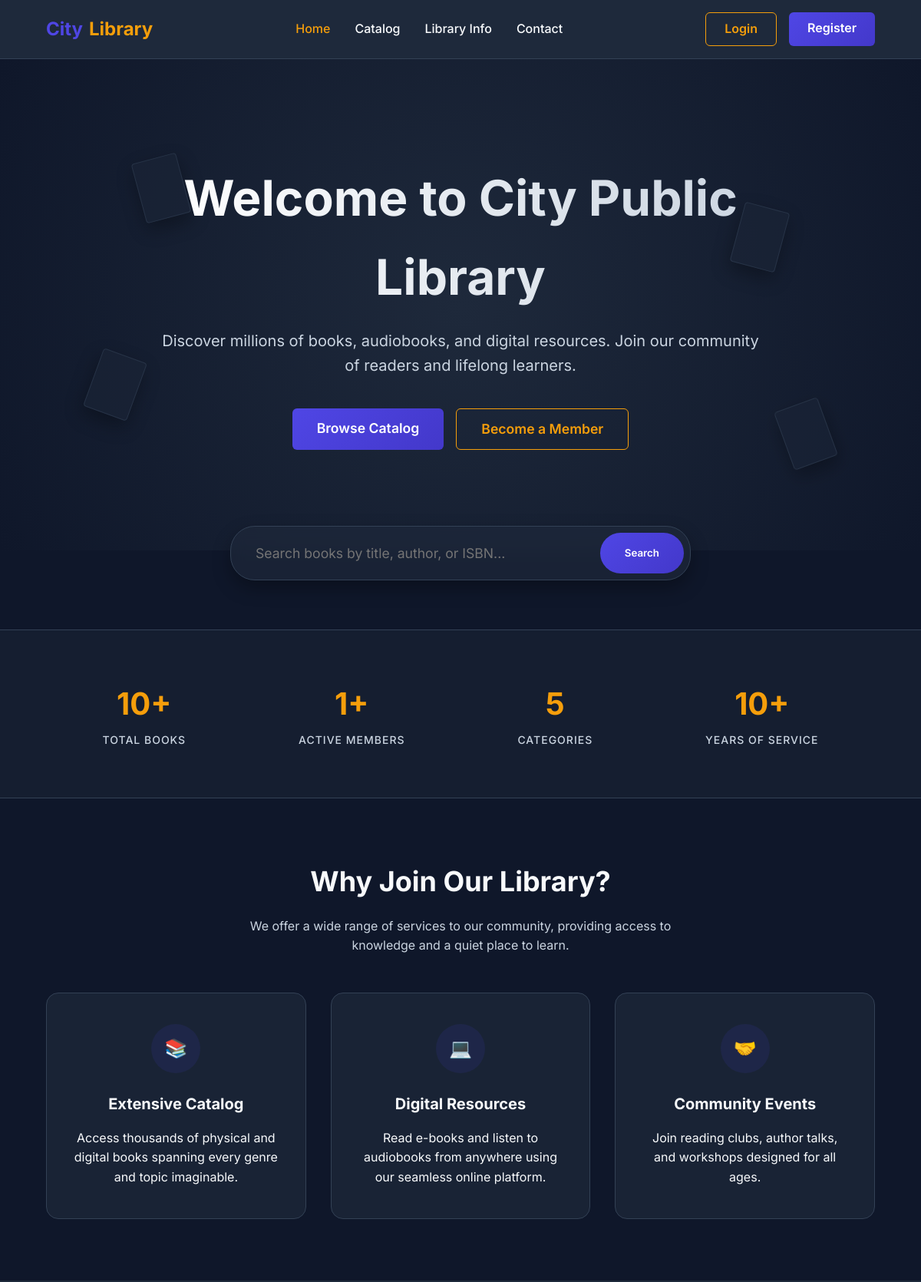
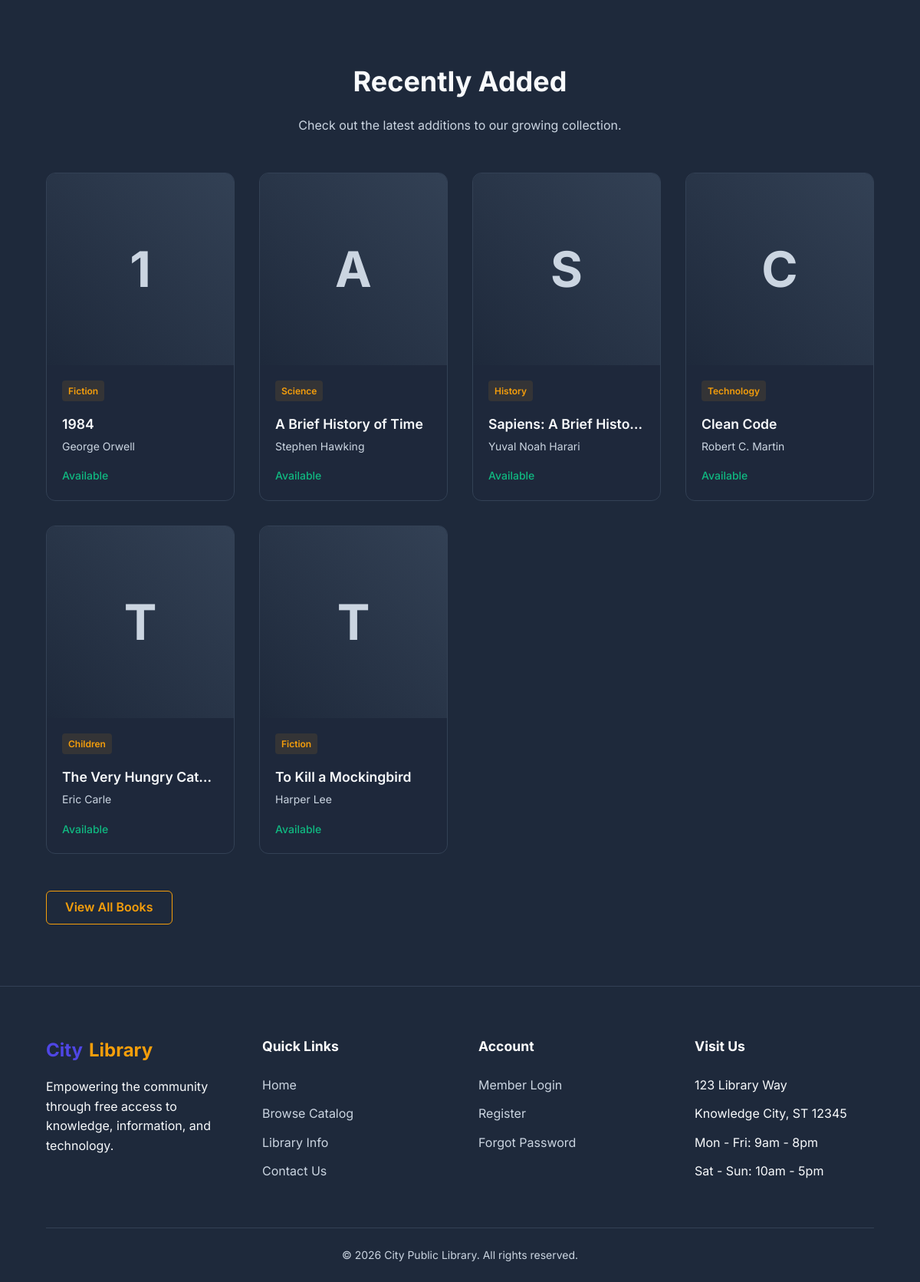
/guest/index.php, run on the app's committed database (2 pictures, top to bottom).
### tables this page shows
CREATE TABLE `system_settings` (
  `id` int(11) NOT NULL AUTO_INCREMENT,
  `setting_key` varchar(100) NOT NULL,
  `setting_value` text DEFAULT NULL,
  `updated_at` timestamp NOT NULL DEFAULT current_timestamp() ON UPDATE current_timestamp(),
  PRIMARY KEY (`id`),
  UNIQUE KEY `setting_key` (`setting_key`)
);

CREATE TABLE `books` (
  `id` int(11) NOT NULL AUTO_INCREMENT,
  `title` varchar(255) NOT NULL,
  `author` varchar(255) NOT NULL,
  `isbn` varchar(20) DEFAULT NULL,
  `category_id` int(11) NOT NULL,
  `publisher` varchar(255) DEFAULT NULL,
  `year` int(4) DEFAULT NULL,
  `total_copies` int(11) NOT NULL DEFAULT 1,
  `available_copies` int(11) NOT NULL DEFAULT 1,
  `shelf_location` varchar(50) DEFAULT NULL,
  `cover_image` varchar(255) DEFAULT NULL,
  `description` text DEFAULT NULL,
  `created_at` timestamp NOT NULL DEFAULT current_timestamp(),
  PRIMARY KEY (`id`),
  UNIQUE KEY `isbn` (`isbn`),
  KEY `category_id` (`category_id`),
  CONSTRAINT `books_ibfk_1` FOREIGN KEY (`category_id`) REFERENCES `categories` (`id`) ON DELETE CASCADE
);

CREATE TABLE `categories` (
  `id` int(11) NOT NULL AUTO_INCREMENT,
  `name` varchar(100) NOT NULL,
  `description` text DEFAULT NULL,
  `created_at` timestamp NOT NULL DEFAULT current_timestamp(),
  PRIMARY KEY (`id`),
  UNIQUE KEY `name` (`name`)
);

### config/db.php (called while the page is built, shortened)
<?php
function getSiteName(PDO $pdo): string {
    static $name = null;
    if ($name === null) {
        try {
            $stmt = $pdo->prepare("SELECT setting_value FROM system_settings WHERE setting_key='library_name' LIMIT 1");
            $stmt->execute();
            $name = $stmt->fetchColumn() ?: 'City Public Library';
        } catch (Exception $e) {
            $name = 'City Public Library';
        }
    }
    return $name;
}

### guest/index.php (the view, shortened to what this page needs)
<?php
require_once '../config/db.php';
$stats = [
    'books' => 0,
    'members' => 0,
    'categories' => 0,
    'years' => 10
];
try {
    $stmt = $pdo->query("SELECT COUNT(*) FROM books");
    $stats['books'] = $stmt->fetchColumn() ?: 12500;
    try {
        $stmt = $pdo->query("SELECT COUNT(*) FROM users WHERE role = 'member'");
        $stats['members'] = $stmt->fetchColumn() ?: 3400;
    } catch (Exception $e) { $stats['members'] = 3400; }
    try {
        $stmt = $pdo->query("SELECT COUNT(*) FROM categories");
        $stats['categories'] = $stmt->fetchColumn() ?: 45;
    } catch (Exception $e) { $stats['categories'] = 45; }
    $recent_books = [];
    try {
        $stmt = $pdo->query("SELECT b.*, c.name as category_name FROM books b LEFT JOIN categories c ON b.category_id = c.id ORDER BY b.created_at DESC LIMIT 6");
        $recent_books = $stmt->fetchAll(PDO::FETCH_ASSOC);
    } catch (Exception $e) {
    }
} catch (PDOException $e) {
}
?>
<!DOCTYPE html>
<html lang="en">
<head>
    <title><?= getSiteName($pdo) ?> - Home</title>
</head>
<body>
    <nav class="navbar">
        <a href="index.php" class="logo">City<span>Library</span></a>
        <div class="nav-links">
            <a href="index.php" class="active">Home</a>
            <a href="catalog.php">Catalog</a>
            <a href="library_info.php">Library Info</a>
            <a href="contact.php">Contact</a>
        </div>
        <div class="nav-actions">
            <a href="../login.php" class="btn btn-outline">Login</a>
            <a href="../register.php" class="btn btn-primary">Register</a>
        </div>
    </nav>
    <section class="hero">
        <div class="floating-book fb-1" style="--rot: -15deg"></div>
        <div class="floating-book fb-2" style="--rot: 20deg"></div>
        <div class="floating-book fb-3" style="--rot: 15deg"></div>
        <div class="floating-book fb-4" style="--rot: -20deg"></div>
        <div class="hero-content">
            <h1>Welcome to <?= getSiteName($pdo) ?></h1>
            <p>Discover millions of books, audiobooks, and digital resources. Join our community of readers and lifelong learners.</p>
            <div class="hero-btns">
                <a href="catalog.php" class="btn btn-primary btn-lg">Browse Catalog</a>
                <a href="../register.php" class="btn btn-outline btn-lg">Become a Member</a>
            </div>
        </div>
    </section>
    <form action="catalog.php" method="GET" class="quick-search">
        <input type="text" name="q" placeholder="Search books by title, author, or ISBN...">
        <button type="submit" class="btn btn-primary">Search</button>
    </form>
    <section class="stats-bar">
        <div class="stat-item">
            <div class="stat-num"><?= number_format($stats['books']) ?>+</div>
            <div class="stat-label">Total Books</div>
        </div>
        <div class="stat-item">
            <div class="stat-num"><?= number_format($stats['members']) ?>+</div>
            <div class="stat-label">Active Members</div>
        </div>
        <div class="stat-item">
            <div class="stat-num"><?= $stats['categories'] ?></div>
            <div class="stat-label">Categories</div>
        </div>
        <div class="stat-item">
            <div class="stat-num"><?= $stats['years'] ?>+</div>
            <div class="stat-label">Years of Service</div>
        </div>
    </section>
    <section class="section">
        <div class="section-header">
            <h2 class="section-title">Why Join Our Library?</h2>
            <p class="section-subtitle">We offer a wide range of services to our community, providing access to knowledge and a quiet place to learn.</p>
        </div>
        <div class="features-grid">
            <div class="feature-card">
                <div class="feature-icon">📚</div>
                <h3 class="feature-title">Extensive Catalog</h3>
                <p class="text-muted">Access thousands of physical and digital books spanning every genre and topic imaginable.</p>
            </div>
            <div class="feature-card">
                <div class="feature-icon">💻</div>
                <h3 class="feature-title">Digital Resources</h3>
                <p class="text-muted">Read e-books and listen to audiobooks from anywhere using our seamless online platform.</p>
            </div>
            <div class="feature-card">
                <div class="feature-icon">🤝</div>
                <h3 class="feature-title">Community Events</h3>
                <p class="text-muted">Join reading clubs, author talks, and workshops designed for all ages.</p>
            </div>
        </div>
    </section>
    <section class="section" style="background-color: var(--nav-bg);">
        <div class="section-header">
            <h2 class="section-title">Recently Added</h2>
            <p class="section-subtitle">Check out the latest additions to our growing collection.</p>
        </div>
        <div class="book-grid">
            <?php if(empty($recent_books)): ?>
                <?php for($i=1; $i<=6; $i++): ?>
                <a href="book_details.php?id=<?= $i ?>" class="book-card">
                    <div class="book-cover"><?= chr(64+$i) ?></div>
                    <div class="book-info">
                        <span class="book-badge">Fiction</span>
                        <h4 class="book-title">Sample Book Title <?= $i ?></h4>
                        <p class="book-author">Author Name</p>
                        <div class="book-status status-avail">Available</div>
                    </div>
                </a>
                <?php endfor; ?>
            <?php else: ?>
                <?php foreach($recent_books as $book): ?>
                <a href="book_details.php?id=<?= $book['id'] ?>" class="book-card">
                    <div class="book-cover"><?= strtoupper(substr($book['title'], 0, 1)) ?></div>
                    <div class="book-info">
                        <span class="book-badge"><?= htmlspecialchars($book['category_name'] ?? 'General') ?></span>
                        <h4 class="book-title"><?= htmlspecialchars($book['title']) ?></h4>
                        <p class="book-author"><?= htmlspecialchars($book['author']) ?></p>
                        <?php
                            $available = ($book['available_copies'] > 0);
                            $statusClass = $available ? 'status-avail' : 'status-unavail';
                            $statusText = $available ? 'Available' : 'Unavailable';
                        ?>
                        <div class="book-status <?= $statusClass ?>"><?= $statusText ?></div>
                    </div>
                </a>
                <?php endforeach; ?>
            <?php endif; ?>
        </div>
        <div class="text-center" style="margin-top: 3rem;">
            <a href="catalog.php" class="btn btn-outline">View All Books</a>
        </div>
    </section>
    <footer class="footer">
        <div class="footer-grid">
            <div class="footer-col">
                <a href="index.php" class="logo mb-4" style="display:inline-flex;">City<span>Library</span></a>
                <p class="text-muted" style="margin-top: 1rem;">Empowering the community through free access to knowledge, information, and technology.</p>
            </div>
            <div class="footer-col">
                <h3>Quick Links</h3>
                <ul>
                    <li><a href="index.php">Home</a></li>
                    <li><a href="catalog.php">Browse Catalog</a></li>
                    <li><a href="library_info.php">Library Info</a></li>
                    <li><a href="contact.php">Contact Us</a></li>
                </ul>
            </div>
            <div class="footer-col">
                <h3>Account</h3>
                <ul>
                    <li><a href="../login.php">Member Login</a></li>
                    <li><a href="../register.php">Register</a></li>
                    <li><a href="#">Forgot Password</a></li>
                </ul>
            </div>
            <div class="footer-col">
                <h3>Visit Us</h3>
                <ul>
                    <li class="text-muted">123 Library Way</li>
                    <li class="text-muted">Knowledge City, ST 12345</li>
                    <li class="text-muted">Mon - Fri: 9am - 8pm</li>
                    <li class="text-muted">Sat - Sun: 10am - 5pm</li>
                </ul>
            </div>
        </div>
        <div class="footer-bottom">
            &copy; <?= date('Y') ?> <?= getSiteName($pdo) ?>. All rights reserved.
        </div>
    </footer>
</body>
</html>

### data on the page
system_settings: setting_value "City Public Library"
books: title "1", category.name "Fiction", title "1984", author "George Orwell", available_copies "Available"
books: title "A", category.name "Science", title "A Brief History of Time", author "Stephen Hawking", available_copies "Available"
books: title "S", category.name "History", title "Sapiens: A Brief Histo…", author "Yuval Noah Harari", available_copies "Available"
books: title "C", category.name "Technology", title "Clean Code", author "Robert C. Martin", available_copies "Available"
books: title "T", category.name "Children", title "The Very Hungry Cat…", author "Eric Carle", available_copies "Available"
books: title "T", category.name "Fiction", title "To Kill a Mockingbird", author "Harper Lee", available_copies "Available"

### other printed values
$stats['books'] "10"
$stats['members'] "1"
$stats['categories'] "5"
$stats['years'] "10"
